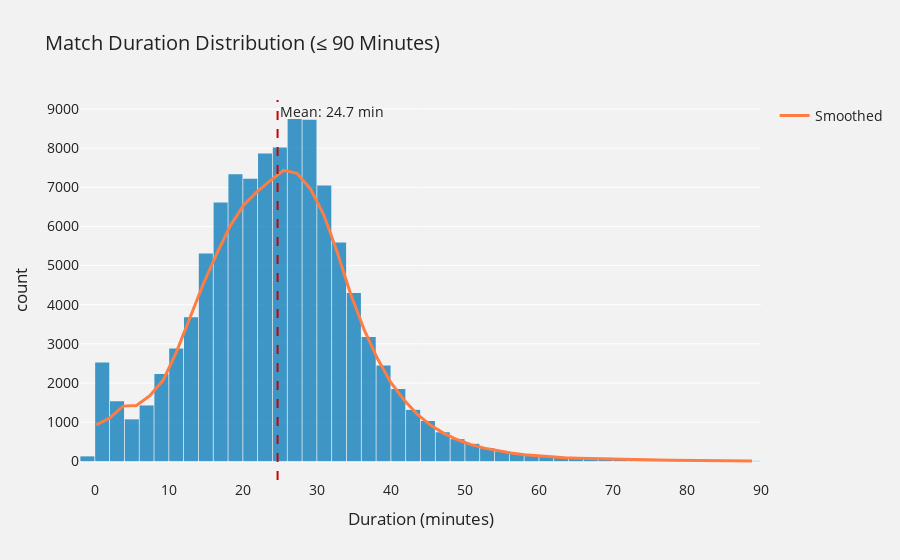

The notebook cell saved with this chart:
### Code cell
import plotly.graph_objects as go

# Convert to minutes (if not already done)
df['duration_min'] = df['duration_sec'] / 60
filtered = df[df['duration_min'] <= 90]
durations = filtered['duration_min'].dropna()

# KDE-like smoothed line
counts, bins = np.histogram(durations, bins=50)
bin_centers = 0.5 * (bins[1:] + bins[:-1])
kde_smooth = np.convolve(counts, np.ones(5)/5, mode='same')

# Mean value
mean_val = durations.mean()

# Create figure
fig = px.histogram(
    filtered,
    x='duration_min',
    nbins=50,
    title='Match Duration Distribution (≤ 90 Minutes)',
    labels={'duration_min': 'Duration (minutes)'},
    opacity=0.75,
    color_discrete_sequence=['#0077b6']  # bright teal
)

# Smoothed line
fig.add_scatter(
    x=bin_centers,
    y=kde_smooth,
    mode='lines',
    name='Smoothed',
    line=dict(color='#ff7c43', width=3)  # vivid orange
)

# Mean line
fig.add_vline(
    x=mean_val,
    line_dash='dash',
    line_color='#d00000',  # bold red
    annotation_text=f"Mean: {mean_val:.1f} min",
    annotation_position='top right'
)

# Style
fig.update_layout(
    bargap=0.05,
    font=dict(size=14, color='#222'),
    plot_bgcolor='#f2f2f2',  # very light grey
    paper_bgcolor='#f2f2f2',
    title_font_size=20,
)

fig.show()

print(f"Matches ommited due to length > 90 min: {df['duration_min'].gt(90).sum()}")

### Figure 1 — Plotly figure (JSON) as saved in the notebook; plotly's stock layout.template omitted (floating-point values rounded to 4 significant figures; data arrays with more than 128 entries replaced by an {"elided": "..."} marker saying what was removed)
{"data": [{"bingroup": "x", "hovertemplate": "Duration (minutes)=%{x}<br>count=%{y}<extra></extra>", "legendgroup": "", "marker": {"color": "#0077b6", "opacity": 0.75, "pattern": {"shape": ""}}, "name": "", "nbinsx": 50, "orientation": "v", "showlegend": false, "type": "histogram", "x": {"elided": "105422 float values"}, "xaxis": "x", "yaxis": "y"}, {"line": {"color": "#ff7c43", "width": 3}, "mode": "lines", "name": "Smoothed", "type": "scatter", "x": [0.2038, 2.012, 3.819, 5.627, 7.435, 9.242, 11.05, 12.86, 14.67, 16.47, 18.28, 20.09, 21.9, 23.7, 25.51, 27.32, 29.13, 30.93, 32.74, 34.55, 36.36, 38.16, 39.97, 41.78, 43.59, 45.4, 47.2, 49.01, 50.82, 52.63, 54.43, 56.24, 58.05, 59.86, 61.66, 63.47, 65.28, 67.09, 68.9, 70.7, 72.51, 74.32, 76.13, 77.93, 79.74, 81.55, 83.36, 85.16, 86.97, 88.78], "y": [928.2, 1103.0, 1409.0, 1426.0, 1675.0, 2074.0, 2801.0, 3647.0, 4535.0, 5302.0, 6010.0, 6544.0, 6885.0, 7173.0, 7434.0, 7359.0, 6964.0, 6299.0, 5348.0, 4281.0, 3378.0, 2631.0, 2021.0, 1564.0, 1197.0, 916.2, 706.0, 549.6, 425.2, 335.6, 268.0, 209.2, 166.2, 134.0, 112.8, 88.8, 75.0, 65.4, 53.8, 43.8, 40.0, 34.4, 29.4, 26.2, 21.8, 17.4, 14.4, 12.8, 9.4, 6.6]}], "layout": {"annotations": [{"showarrow": false, "text": "Mean: 24.7 min", "x": 24.69, "xanchor": "left", "xref": "x", "y": 1, "yanchor": "top", "yref": "y domain"}], "bargap": 0.05, "barmode": "relative", "font": {"color": "#222", "size": 14}, "legend": {"tracegroupgap": 0}, "paper_bgcolor": "#f2f2f2", "plot_bgcolor": "#f2f2f2", "shapes": [{"line": {"color": "#d00000", "dash": "dash"}, "type": "line", "x0": 24.69, "x1": 24.69, "xref": "x", "y0": 0, "y1": 1, "yref": "y domain"}], "title": {"font": {"size": 20}, "text": "Match Duration Distribution (≤ 90 Minutes)"}, "xaxis": {"anchor": "y", "domain": [0, 1], "title": {"text": "Duration (minutes)"}}, "yaxis": {"anchor": "x", "domain": [0, 1], "title": {"text": "count"}}}}
